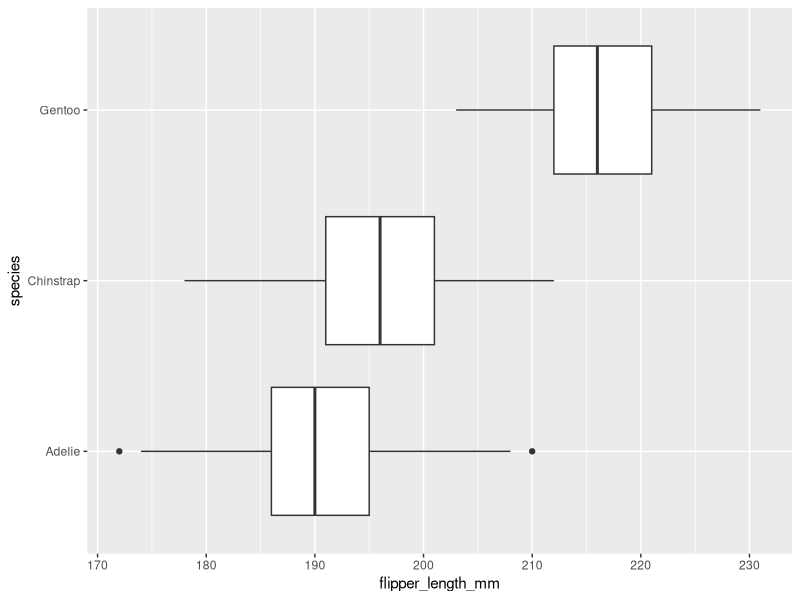
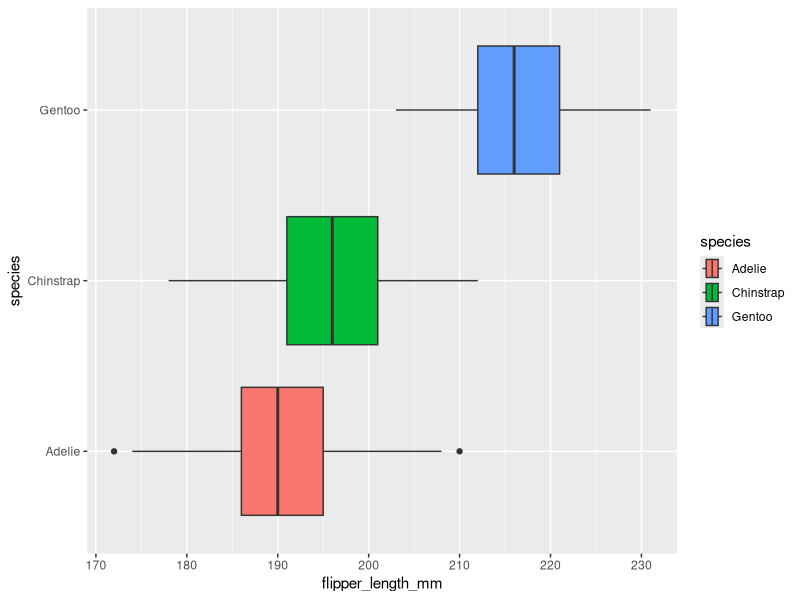
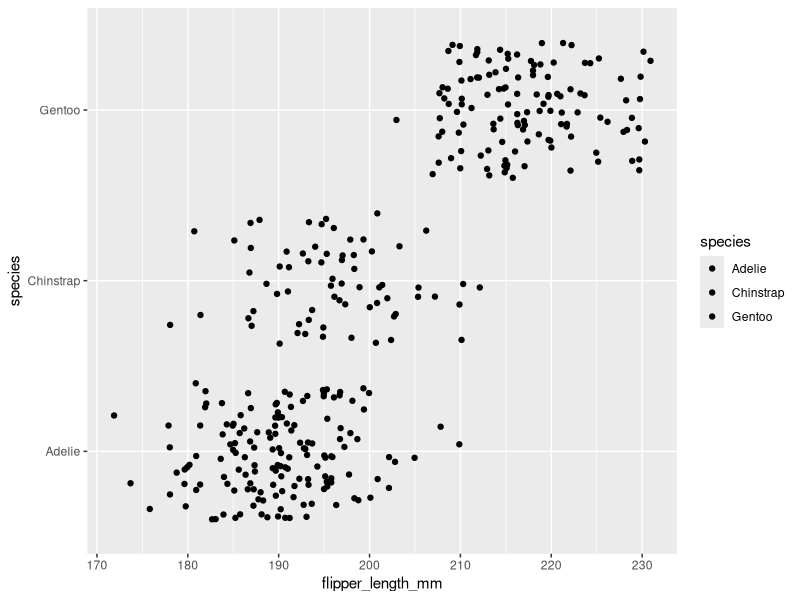
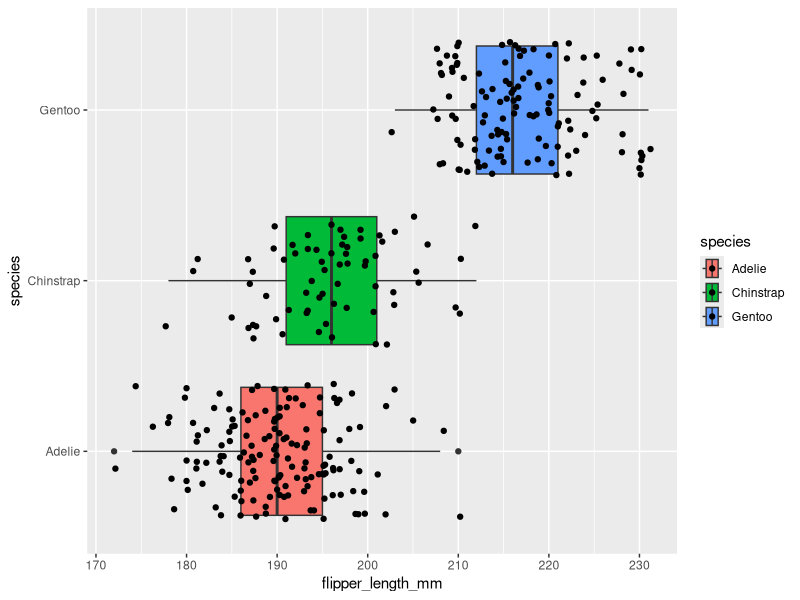
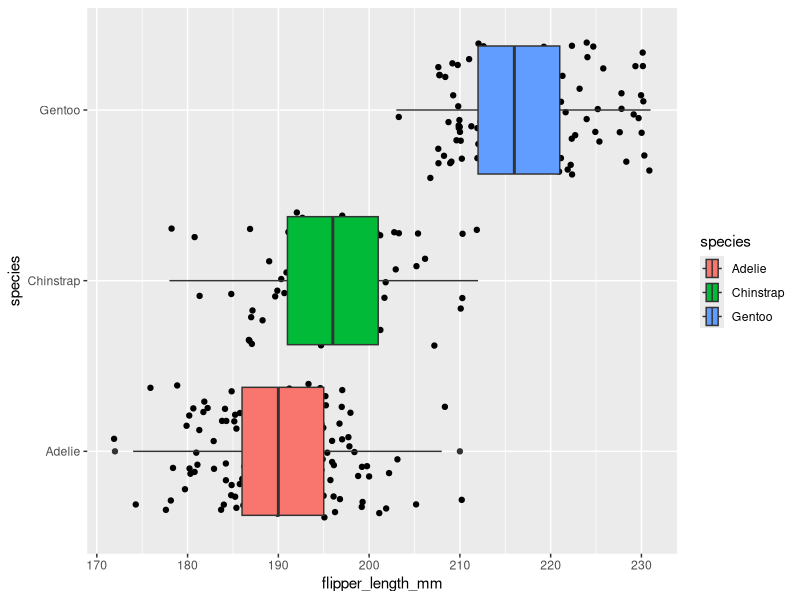
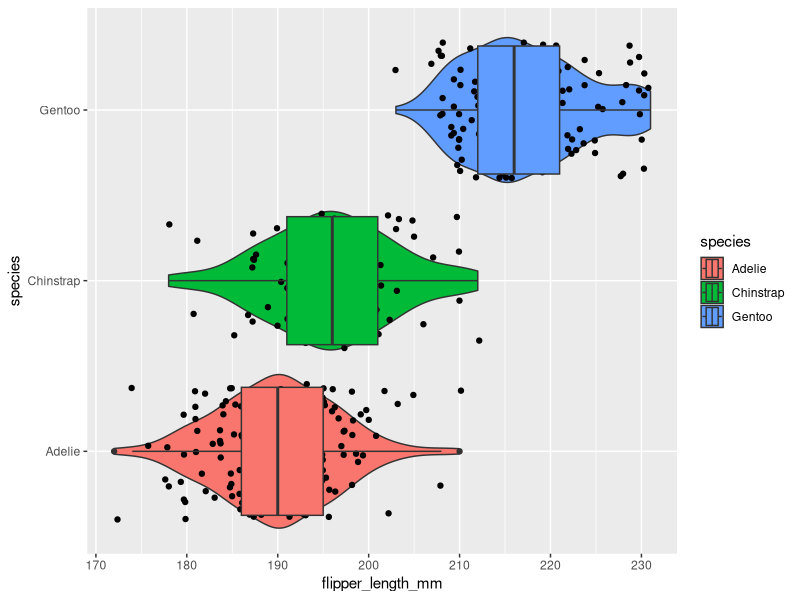

R code for these plots, in order:
## ---- chunk 1
knitr::opts_chunk$set(error = TRUE)
## ---- chunk 2
library(palmerpenguins)
penguins
## ---- chunk 3
library(ggplot2)
## ---- chunk 4
ggplot(data = penguins, mapping = aes(x = flipper_length_mm, y = species)) +
  geom_boxplot()
## ---- chunk 5
ggplot(data = penguins, mapping = aes(x = flipper_length_mm, y = species, fill = species)) +
  geom_boxplot()
## ---- chunk 6
ggplot(data = penguins, mapping = aes(x = flipper_length_mm, y = species, fill = species)) +
  geom_jitter()
## ---- chunk 7
ggplot(data = penguins, mapping = aes(x = flipper_length_mm, y = species, fill = species)) +
  geom_boxplot() +
  geom_jitter()
## ---- chunk 8
ggplot(data = penguins, mapping = aes(x = flipper_length_mm, y = species, fill = species)) +
  geom_jitter()+
  geom_boxplot() 
## ---- chunk 9
ggplot(data = penguins, mapping = aes(x = flipper_length_mm, y = species, fill = species)) +
geom_violin() +
geom_jitter()+
  geom_boxplot() 

## ---- chunk 10

## ---- chunk 11

## ---- chunk 12

## ---- chunk 13

## ---- chunk 14

## ---- chunk 15

